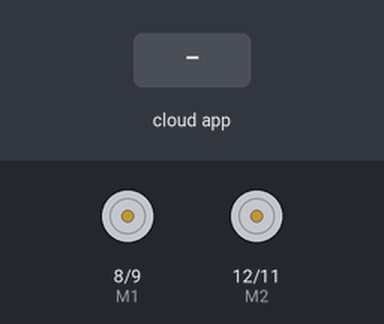
Bench run of a sketch on a simulated Arduino Uno, built with avr-gcc and run on an emulated ATmega328P. On the bench: direction and speed pins drawn as motors (green arrow = direction pin HIGH = forward, orange = LOW = backward, longer = more drive). The inputs (shaded band) are chosen by the test bench. The ROS host is connected and sends only what is stated.

Above: at 1.2 s.
1.3 s: the phone or cloud app sets linear.x to -100
At 1.6 s:
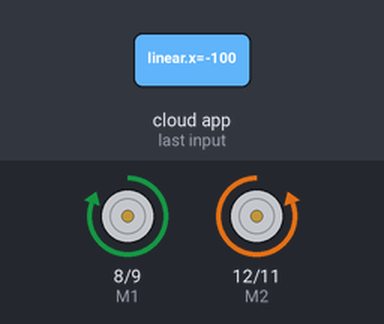
2.8 s: the phone or cloud app sets angular.z to -100
At 3.8 s:
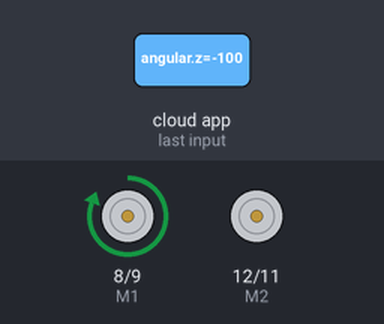
4.3 s: the phone or cloud app sets linear.x to 0
At 5.2 s:
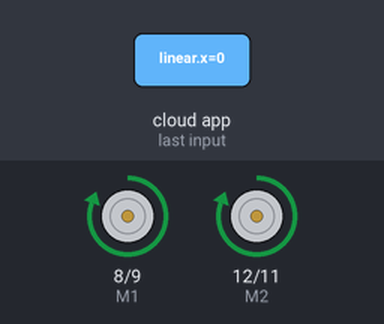
5.8 s: the phone or cloud app sets angular.z to 0
At 6.1 s:
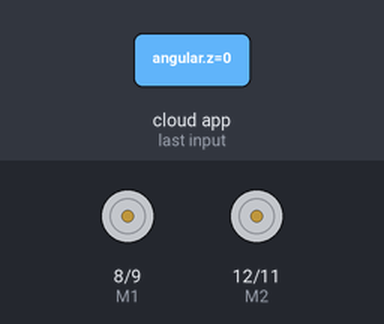
7.3 s: the phone or cloud app sets linear.x to 100
At 8.5 s:
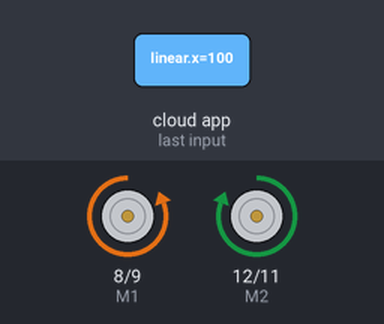
8.8 s: the phone or cloud app sets angular.z to 100
At 9.6 s:
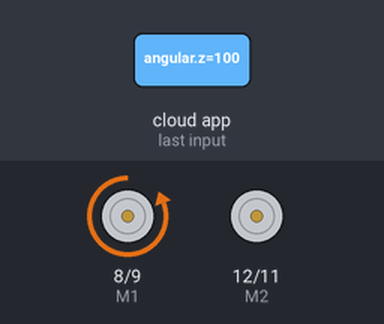
Timing chart, 0 to 11.3 s (numbered marks = the images above; inputs shaded):
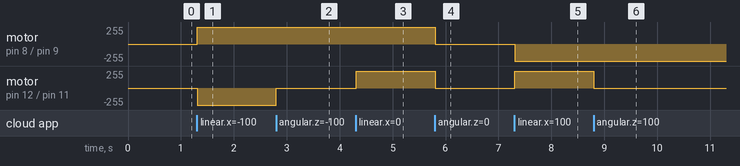

Measured:
- after the input at 1.3 s, motor on pin 8 (M1) / pin 9 (E1): stopped → forward 255/255 at once; motor on pin 12 (M2) / pin 11 (E2): stopped → backward 255/255 at once
- after the input at 2.8 s, motor on pin 12 (M2) / pin 11 (E2): backward 255/255 → stopped at once
- after the input at 4.3 s, motor on pin 12 (M2) / pin 11 (E2): stopped → forward 255/255 at once
- after the input at 5.8 s, motor on pin 8 (M1) / pin 9 (E1), motor on pin 12 (M2) / pin 11 (E2): forward 255/255 → stopped at once
- after the input at 7.3 s, motor on pin 8 (M1) / pin 9 (E1): stopped → backward 255/255 at once; motor on pin 12 (M2) / pin 11 (E2): stopped → forward 255/255 at once
- after the input at 8.8 s, motor on pin 12 (M2) / pin 11 (E2): forward 255/255 → stopped at once

The sketch:

motor_cmdvel_ros.ino
```cpp
// ** open loop - cmd_vel only

#include "ros.h"
#include <std_msgs/String.h>
#include <geometry_msgs/Twist.h>
#include <ros/time.h>

ros::NodeHandle nh;

int E1= 9; //the pin to control mator’s speed
int M1= 8; //the pin to control direction right motor
int E2= 11; //the pin to control mator’s speed
int M2= 12; //the pin to control direction left motor

float wheel1;
float wheel2;

float wheel1a;
float wheel2a;

float demandx;
float demandz;

float speed_act_left; // actual left wheel speed in m/s
float speed_act_right; // actual right wheel speed in m/s

unsigned long currentMillis;
unsigned long previousMillis;
int loopTime = 10;

// wheel encoder interrupts

#define encoder0PinA 4     // encoder 1
#define encoder0PinB 5

#define encoder1PinA 6     // encoder 2
#define encoder1PinB 7

volatile long encoder0Pos = 0;    // encoder 1
volatile long encoder1Pos = 0;    // encoder 2


// ** ROS callback & subscriber **

void velCallback(  const geometry_msgs::Twist& vel)
{
     demandx = vel.linear.x;
     demandz = vel.angular.z;

     demandx = constrain(demandx,-1,1);     // try to keep it under control
     demandz = constrain(demandz,-1,1);

     demandx = demandx * 255;
     demandz = demandz * 255;
}

ros::Subscriber<geometry_msgs::Twist> sub("cmd_vel" , velCallback);     //create a subscriber for ROS cmd_vel topic

// ** Setup **

void setup() {

  nh.initNode();              // init ROS
  nh.subscribe(sub);          // subscribe to cmd_vel

  pinMode(E1, OUTPUT);     // motor PWM pins
  pinMode(E2, OUTPUT);
  pinMode(M1, OUTPUT);
  pinMode(M2, OUTPUT);
   digitalWrite(M1,LOW);
    digitalWrite(M2,HIGH);


  //Serial.begin(115200);
}

void loop() {

     nh.spinOnce();        // make sure we listen for ROS messages and activate the callback if there is one

     currentMillis = millis();

     if (currentMillis - previousMillis >= loopTime) {  // start timed loop for everything else
         previousMillis = currentMillis;

        // work out the two values for differential drive of each wheel

        wheel1 = demandx + (demandz);
        wheel2 = demandx - (demandz);

        wheel1 = constrain(wheel1,-255,255);
        wheel2 = constrain(wheel2,-255,255);


        // drive motors


        if (wheel1 > 0) {
          wheel1a = abs(wheel1);
          analogWrite(E1, wheel1a);
          digitalWrite(M1,LOW);

        }
        else if (wheel1 < 0) {
          wheel1a = abs(wheel1);
          analogWrite(E1, wheel1a);
          digitalWrite(M1,HIGH);

        }
        else {
          analogWrite(E1,0);

        }

        // other motor

        if (wheel2 > 0) {
          wheel2a = abs(wheel2);
          analogWrite(E2, wheel2a);
          digitalWrite(M2,HIGH);

        }
        else if (wheel2 < -0) {
          wheel2a = abs(wheel2);
          analogWrite(E2, wheel2a);
          digitalWrite(M2,LOW);

        }
        else {
          analogWrite(E2, 0);

        }


     } // end of timed loop

} // end of main loop
```
